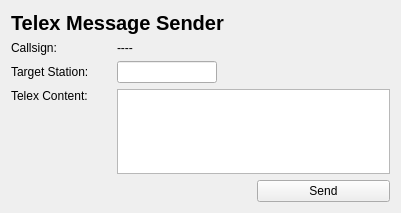
<?xml version="1.0" encoding="UTF-8"?>
<ui version="4.0">
 <class>Form</class>
 <widget class="QWidget" name="Form">
  <property name="geometry">
   <rect>
    <x>0</x>
    <y>0</y>
    <width>401</width>
    <height>213</height>
   </rect>
  </property>
  <property name="minimumSize">
   <size>
    <width>401</width>
    <height>213</height>
   </size>
  </property>
  <property name="windowTitle">
   <string>Telex Message</string>
  </property>
  <layout class="QGridLayout" name="gridLayout">
   <item row="1" column="1">
    <widget class="QLabel" name="callsign">
     <property name="text">
      <string>----</string>
     </property>
    </widget>
   </item>
   <item row="5" column="0" colspan="2">
    <spacer name="horizontalSpacer">
     <property name="orientation">
      <enum>Qt::Orientation::Horizontal</enum>
     </property>
     <property name="sizeHint" stdset="0">
      <size>
       <width>40</width>
       <height>20</height>
      </size>
     </property>
    </spacer>
   </item>
   <item row="1" column="0">
    <widget class="QLabel" name="label_2">
     <property name="text">
      <string>Callsign:</string>
     </property>
    </widget>
   </item>
   <item row="3" column="1" colspan="2">
    <widget class="QTextEdit" name="telex_content"/>
   </item>
   <item row="0" column="0" colspan="3">
    <widget class="QLabel" name="label">
     <property name="font">
      <font>
       <pointsize>15</pointsize>
       <bold>true</bold>
      </font>
     </property>
     <property name="text">
      <string>Telex Message Sender</string>
     </property>
     <property name="margin">
      <number>5</number>
     </property>
    </widget>
   </item>
   <item row="3" column="0">
    <widget class="QLabel" name="label_3">
     <property name="text">
      <string>Telex Content:</string>
     </property>
     <property name="alignment">
      <set>Qt::AlignmentFlag::AlignLeading|Qt::AlignmentFlag::AlignLeft|Qt::AlignmentFlag::AlignTop</set>
     </property>
    </widget>
   </item>
   <item row="5" column="2">
    <widget class="QPushButton" name="pushButton">
     <property name="maximumSize">
      <size>
       <width>150</width>
       <height>16777215</height>
      </size>
     </property>
     <property name="text">
      <string>Send</string>
     </property>
    </widget>
   </item>
   <item row="2" column="1" colspan="2">
    <widget class="QLineEdit" name="target_station">
     <property name="maximumSize">
      <size>
       <width>100</width>
       <height>16777215</height>
      </size>
     </property>
    </widget>
   </item>
   <item row="2" column="0">
    <widget class="QLabel" name="label_1">
     <property name="maximumSize">
      <size>
       <width>100</width>
       <height>16777215</height>
      </size>
     </property>
     <property name="text">
      <string>Target Station:</string>
     </property>
    </widget>
   </item>
   <item row="6" column="0" colspan="3">
    <spacer name="verticalSpacer">
     <property name="orientation">
      <enum>Qt::Orientation::Vertical</enum>
     </property>
     <property name="sizeHint" stdset="0">
      <size>
       <width>20</width>
       <height>40</height>
      </size>
     </property>
    </spacer>
   </item>
  </layout>
 </widget>
 <resources/>
 <connections/>
</ui>
